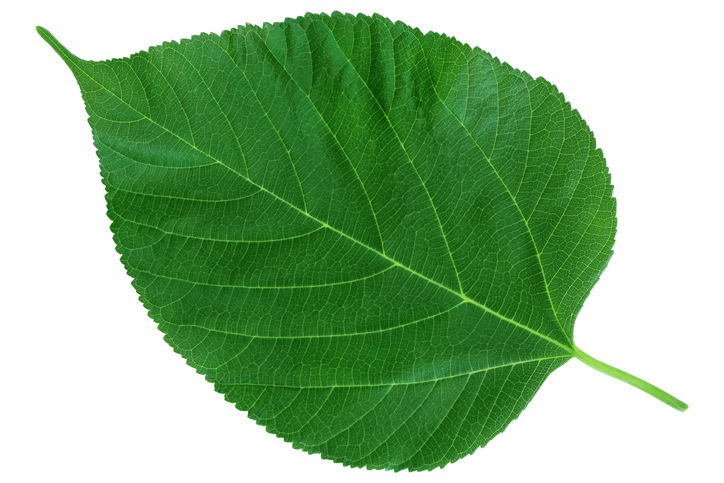
#> input picture LeafDis/LeafDis-main/Leaf Samples/Healthy/leaf5.jpg, 724 x 483 px, found by its file name
$ python leafdis_v2.py
#> lines starting #> are read from the running program, lines starting #| are printed output that depends on the picture; after the words box and inside, x2 and y2 are one past the last pixel; in counts of white or black regions, pixels touching at a corner belong together; long printed decimals are rounded
import cv2
import numpy as np
image = cv2.imread(r"C:\Users\karth\Downloads\leaf5.jpg")
#> image is the input picture: shape (483, 724, 3); mean B, G, R 139.6, 183.2, 144.2
image = cv2.cvtColor(image, cv2.COLOR_BGR2GRAY)
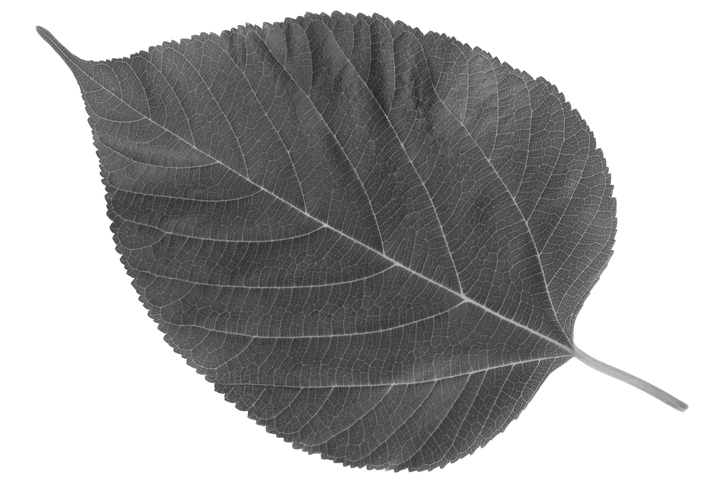
#> image: shape (483, 724); min 36, max 255, mean 166.6
brightness=5
contrast=2.3
image=cv2.addWeighted(image,contrast,np.zeros(image.shape,image.dtype),0,brightness)
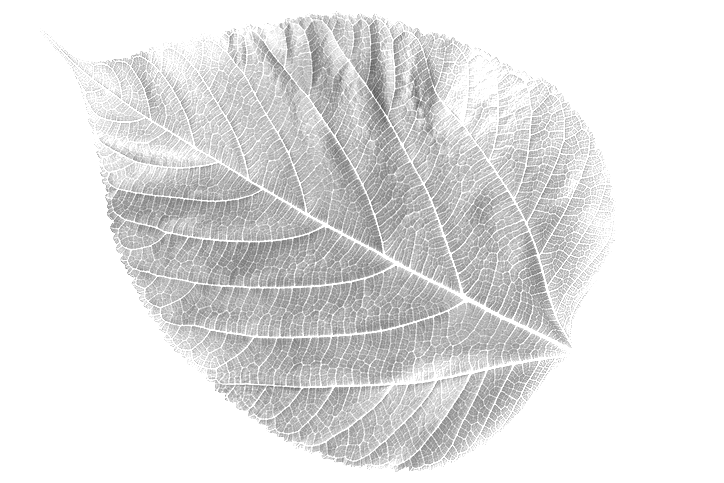
#> image: shape (483, 724); min 88, max 255, mean 226.2
ret, binary_imagel = cv2.threshold(image, 127, 255, cv2.THRESH_BINARY)
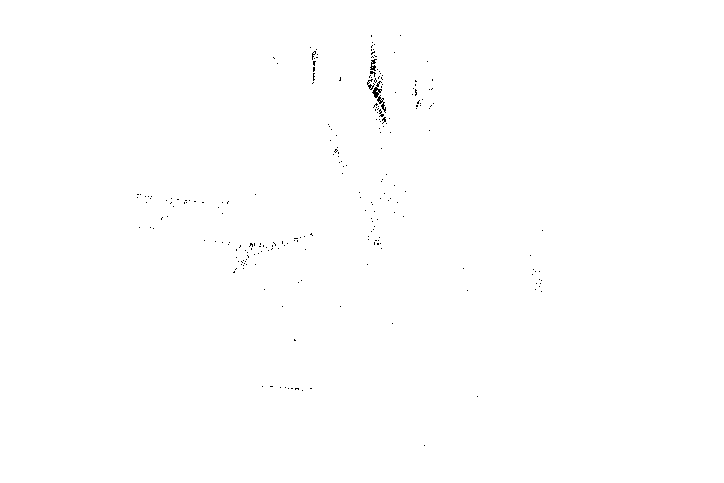
#> binary_imagel: shape (483, 724); 99.8% white; black in thin lines or dots, all inside (x1, y1, x2, y2) = (137, 35, 543, 446)
total_pixelsl = image.shape[0] * image.shape[1]
#> total_pixelsl = 349692
white_pixelsl = np.sum(binary_imagel == 255)
#> white_pixelsl = 349032
black_pixelsl = np.sum(binary_imagel== 0)
#> black_pixelsl = 660
white_volumel = (white_pixelsl / total_pixelsl) * 100
#> white_volumel = 99.81
black_volumel = (black_pixelsl / total_pixelsl) * 100
#> black_volumel = 0.189
print("---Left Volume---")
print("White Volume:", white_volumel)
#| White Volume: 99.811
print("Black Volume:", black_volumel)
#| Black Volume: 0.1887
cv2.imshow("Result", image)
cv2.waitKey()
